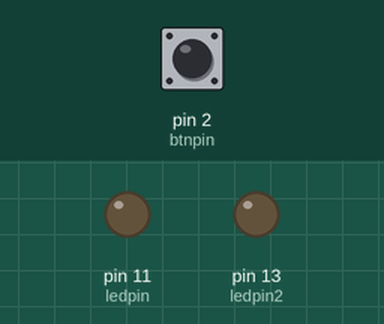
Simulated run of this sketch. Board: Arduino Uno, built with avr-gcc and run on an emulated ATmega328P. Shown: output pins drawn as LEDs (lit = HIGH). The test bench sets the inputs (shaded band); at power-on: pin 2 (btnpin) HIGH.

Above: at 1.2 s.
1.3 s: pin 2 (btnpin) pulled LOW for 0.15 s
At 2.8 s:
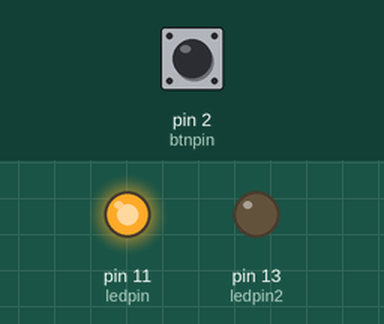
3.1 s: pin 2 (btnpin) pulled LOW for 1 s
At 5.5 s:
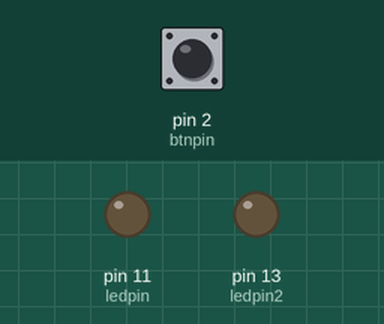
5.8 s: pin 2 (btnpin) pulled LOW for 3.2 s
At 10.4 s:
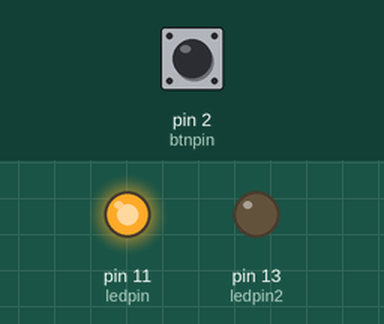
10.7 s: pin 2 (btnpin) pulsed LOW 5 times (0.12 s each, 0.3 s apart)
At 11.6 s:
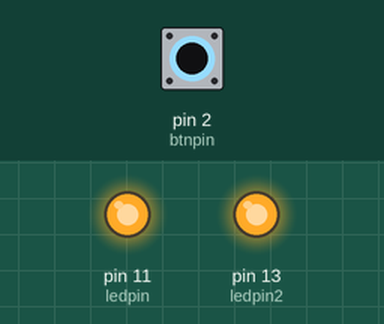
13.7 s: pin 2 (btnpin) pulsed LOW 2 times (0.12 s each, 0.3 s apart)
At 15.5 s:
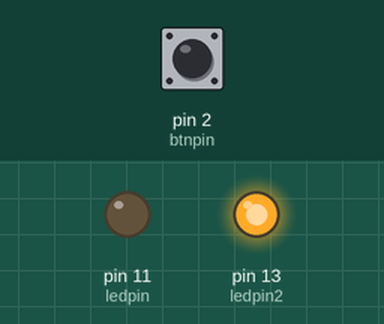
Timing chart, 0 to 16.8 s (numbered marks = the images above; inputs shaded):
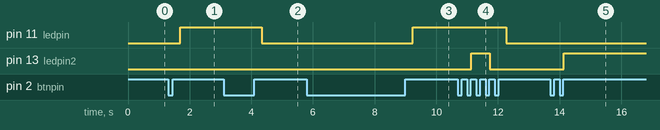

Measured:
- after the input at 1.3 s, pin 11 (ledpin): LOW → HIGH after 0.39 s
- after the input at 3.1 s, pin 11 (ledpin): HIGH → LOW after 1.2 s
- after the input at 5.8 s, pin 11 (ledpin): LOW → HIGH after 3.4 s
- after the input at 10.7 s, pin 11 (ledpin): HIGH → LOW after 1.6 s; pin 13 (ledpin2): LOW → HIGH after 0.44 s, → LOW 0.60 s later
- after the input at 13.7 s, pin 13 (ledpin2): LOW → HIGH after 0.44 s

The sketch:

doubleClick.ino
```cpp
/***********************************************************
Author:Rohan Rao (rohroexperiment@gmail.com)
 File name:doubleClick.ino
  Description: Using interrupts, every time you double-click one led toggles
and when you single-click the other led toggles
***********************************************************/

int ledpin = 11;//definition digital 11 pins as pin to control the LED
int ledpin2 = 13; //definition digital 13 pins as pin to control the LED
int btnpin = 2;           //Set the digital pin 2 to button interface
volatile int state = LOW; //LED 1 status
volatile int state2 = LOW;//Defined output status LED Interface
void setup()
{
  pinMode(btnpin,INPUT_PULLUP);
  pinMode(ledpin, OUTPUT);//Set digital 11 port mode, the OUTPUT for the output
  pinMode(ledpin2, OUTPUT);//Set digital 12 port mode, the OUTPUT for the output
  attachInterrupt(0, stateChange, FALLING);//Monitoring Interrupt 0 (Digital PIN 2) cwhen it falls from HIGH to LOW
}

void loop()
{
  digitalWrite(ledpin, state);//Set LED 1 to state 1
  digitalWrite(ledpin2, state2);//Set LED 2 to state 2
}

void stateChange()                          //ISR
{
  cli(); // clear interrupts flag
  detachInterrupt(0);//Disable this interrupt
  int clicks = 0;

  if (detectClick() > 0) {//detect click
     clicks++;
  }  else {//re-enables this interrupt and exits
    sei();
    attachInterrupt(0, stateChange, FALLING);
    return;
  }

  blockForHigh();
	//detect second click
  for (int i = 0; i <= 100; i++) {
    if (detectClick() > 0) {
      clicks++;
      break;
    }
    delayMicroseconds(2000);//delays 2 ms
  }

  if (clicks == 1) {
    state = !state;//toggle led 1
  }else if (clicks == 2) {
    state2 = !state2;//toggle led 2
  }
  blockForHigh();
	//reenables interrupts
  sei();
  attachInterrupt(0, stateChange, FALLING);
}

//detect and confirm click
int detectClick() {
   if (digitalRead(btnpin) == LOW)           //Check if button pin is low
    {
      delayMicroseconds(10000);             //Delay 10ms for the elimination of key leading-edge jitter
      if (digitalRead(btnpin) == LOW)       //Confirm button is pressed
      {
        return 1;
      }
    }

    return 0;
}

//wait till button release
void blockForHigh() {
  while (digitalRead(btnpin) == LOW);
  delayMicroseconds(10000);//delay 10ms
  while (digitalRead(btnpin) == LOW);
  delayMicroseconds(10000);//delay 10ms
}
```
